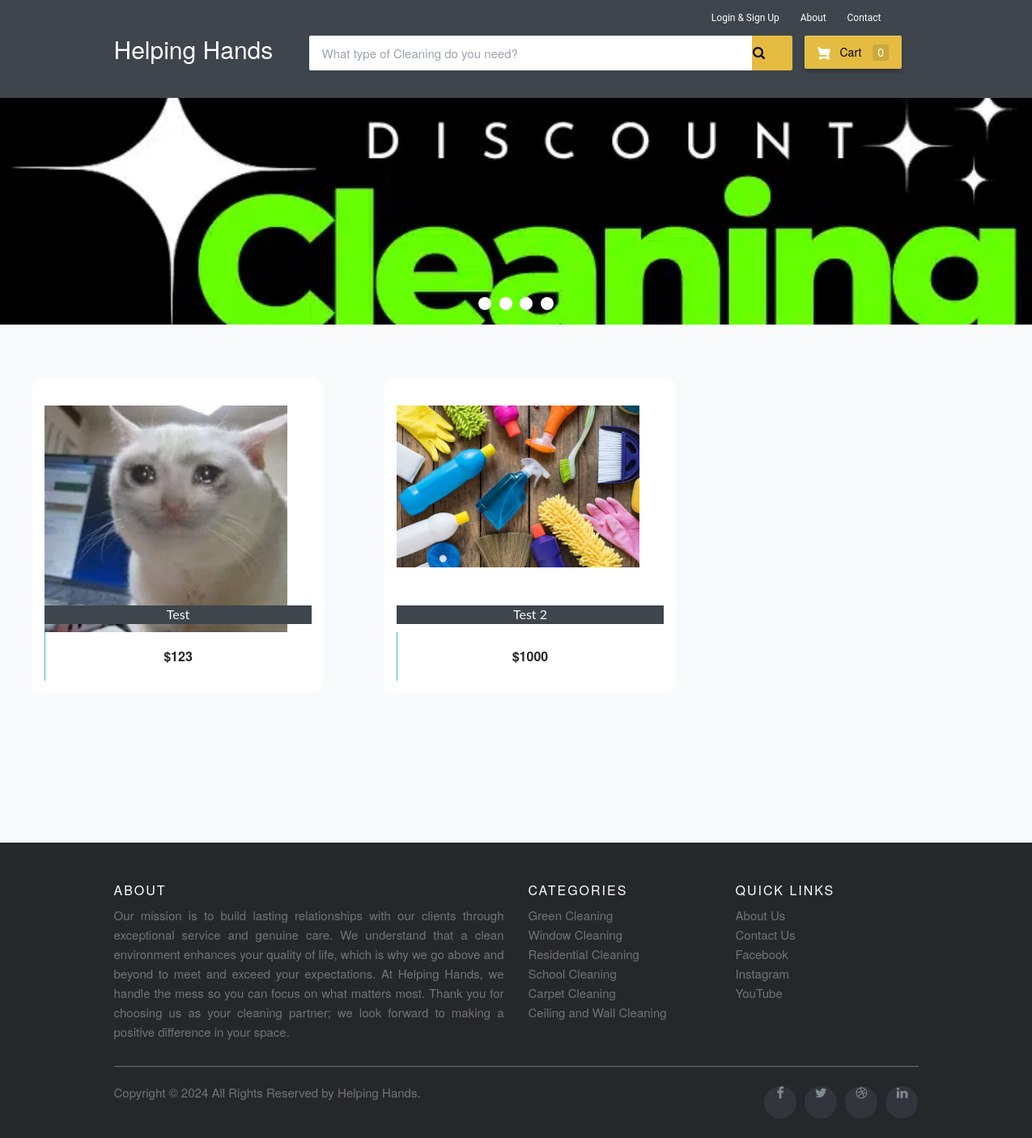
The app's page /, older data.
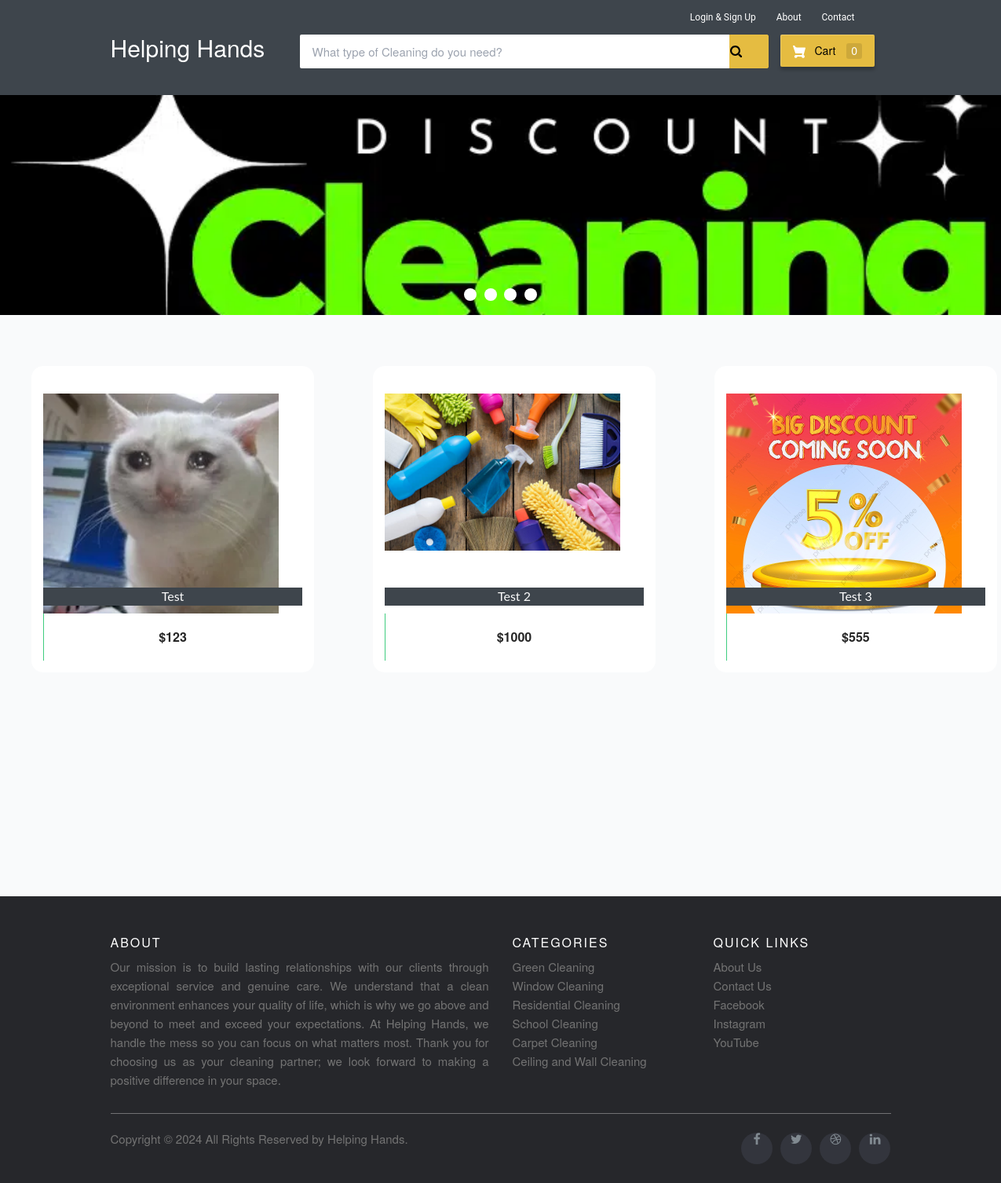
The same page, newer data.
### ecom/models.py (models this page shows, shortened)
class Product(models.Model):
    name=models.CharField(max_length=40)
    product_image= models.ImageField(upload_to='product_image/',null=True,blank=True)
    price = models.PositiveIntegerField()
    description=models.CharField(max_length=40)

### ecom/views.py (the view)
# urls.py: path('',views.home_view,name=''),
def home_view(request):
    products=models.Product.objects.all()
    if 'product_ids' in request.COOKIES:
        product_ids = request.COOKIES['product_ids']
        counter=product_ids.split('|')
        product_count_in_cart=len(set(counter))
    else:
        product_count_in_cart=0
    if request.user.is_authenticated:
        return HttpResponseRedirect('afterlogin')
    return render(request,'ecom/index.html',{'products':products,'product_count_in_cart':product_count_in_cart})

### templates/ecom/index.html (shortened to what this page needs)
{% extends 'ecom/homebase.html' %}
{% load static %}
{% block content %}
<div class="row">
  <div class="col-md-12">
    <div class="slider-container">
      <div class="menu">
        <label for="slide-dot-1"></label>
        <label for="slide-dot-2"></label>
        <label for="slide-dot-3"></label>
        <label for="slide-dot-4"></label>
      </div>
        <div class="slide slide-1"></div>
    </div>
  </div>
</div>
{%if products%}
<br>
  <div class="row">
      {% for p in products %}
      <div class="column">
      <div class="container page-wrapper" style="width: 450px;">
        <div class="page-inner">
          <div class="row">
            <div class="el-wrapper">
              <div class="box-up">
                <img class="img" src="{% static p.product_image.url %}" alt="product pic" height="300px" width="300px">
                <div class="img-info">
                  <div class="info-inner">
                    <span style="background-color:#3e454c; color:fbfbfb;"class="p-company">{{p.name}}</span>
                  </div>
                </div>
              </div>
              <div class="box-down">
                <a class="cart" href="{% url 'add-to-cart' p.id  %}">
                  <span class="price">${{p.price}}</span>
                  <span class="add-to-cart">
                    <span class="txt"><i class="fa fa-shopping-cart"></i> Add To Cart</span>
                  </span>
                </a>
              </div>
            </div>
          </div>
        </div>
      </div>
      </div>
{% if forloop.counter|divisibleby:"3" %}
    </div>
    <div class="row">
{% endif %}
  {% endfor %}
</div>
{%else%}
<h3 style="text-align:center; color:#3E454C;">No Search Found</h3>
{%endif%}
<br><br><br>
<br><br><br><br><br><br><br><br><br><br><br><br>
{% endblock content %}

Row changes from the older to the newer data that the page shows:
added Product: product_image (picture), name "Test 3", price "555"
